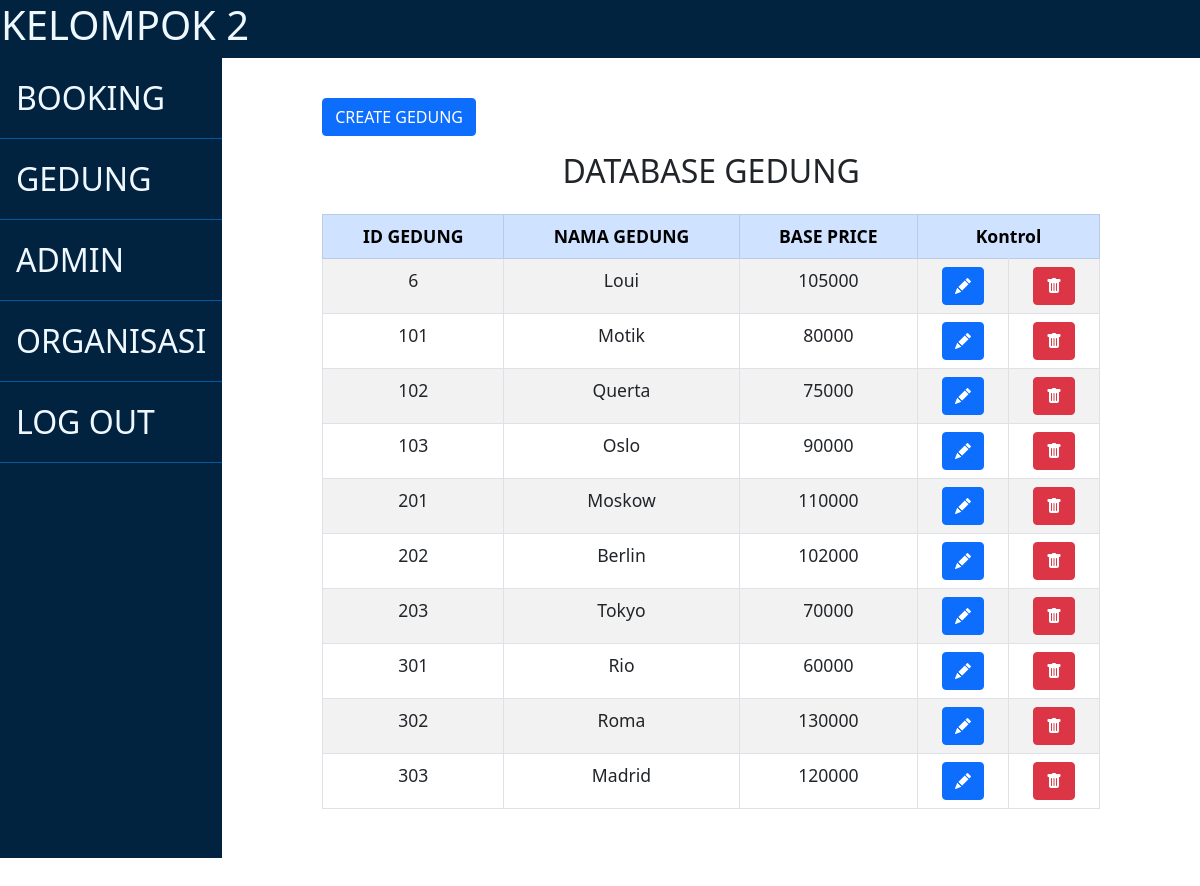
/admin/gedung (signed in), run on the app's committed database.
### gedung.py (models this page shows, shortened)
class GedungModel(Base):
    __tablename__ = 'gedung'
    id = Column(Integer, primary_key=True)
    nama = Column(String, unique=True, nullable=False)
    base_price = Column('base_price_in_hrs', Integer, nullable=False)

### app.py (the view)
@app.route('/admin/gedung')
@login_required
def admin_gedung_view():
    gedungs = gedung_helper.read()
    return render_template('admin/gedung.html', gedungs=gedungs)

### admin.py (called while the page is built)
    def read_one(self, id):
        with Session(self.engine) as session:
            stmt = select(AdminModel).where(AdminModel.id == id)
            return session.scalars(stmt).one()

### app.py (called while the page is built)
@login_manager.user_loader
def load_user(id):
    return admin_helper.read_one(id)

### gedung.py (called while the page is built)
    def read(self):
        with Session(self.engine) as session:
            return session.query(GedungModel)

### templates/admin/gedung.html (shortened to what this page needs)
{% extends 'admin/templates/admin_template.jinja2' %}
{% block rightside_content %}
    <button class="btn btn-primary" onclick="onAdd()">CREATE GEDUNG</button>
    <div class="content">
        <h2 class="page-title">DATABASE GEDUNG</h2>
        <div class="table-responsive">
            <table class="table table-bordered table-striped">
                <thead>
                <tr class="table-primary">
                    <th class="text-center">ID GEDUNG</th>
                    <th class="text-center">NAMA GEDUNG</th>
                    <th class="text-center">BASE PRICE</th>
                    <th colspan="2" class="text-center">Kontrol</th>
                </tr>
                </thead>
                <tbody>
                {% for gedung in gedungs %}
                    <tr>
                        <td class="text-center">{{ gedung.id }}</td>
                        <td class="text-center">{{ gedung.nama }}</td>
                        <td class="text-center">{{ gedung.base_price }}</td>
                        <td class="text-center">
                            <button onClick="onEdit('{{ gedung.id }}')" class="btn btn-primary">
                                <i class="bi bi-pencil-fill"></i>
                            </button>
                        </td>
                        <td class="text-center">
                            <a href="{{ url_for('admin_gedung_delete', id=gedung.id) }}">
                                <button class="btn btn-danger"><i class="bi bi-trash-fill"></i></button>
                            </a>
                        </td>
                    </tr>
                {% endfor %}
                </tbody>
            </table>
        </div>
    </div>
{% endblock %}

### static/stylesheet/styleAdmin.css (style rules this page uses)
html { height: 100%; }
body { height: 100%; }
.index-wrapper .page-title { text-align: center; padding: 1rem; }
table { width: 100%; height: 100%; border-collapse: collapse; font-size: 1.1rem; }

### data on the page
GedungModel: id "6", nama "Loui", base_price "105000"
GedungModel: id "101", nama "Motik", base_price "80000"
GedungModel: id "102", nama "Querta", base_price "75000"
GedungModel: id "103", nama "Oslo", base_price "90000"
GedungModel: id "201", nama "Moskow", base_price "110000"
GedungModel: id "202", nama "Berlin", base_price "102000"
GedungModel: id "203", nama "Tokyo", base_price "70000"
GedungModel: id "301", nama "Rio", base_price "60000"
GedungModel: id "302", nama "Roma", base_price "130000"
GedungModel: id "303", nama "Madrid", base_price "120000"
